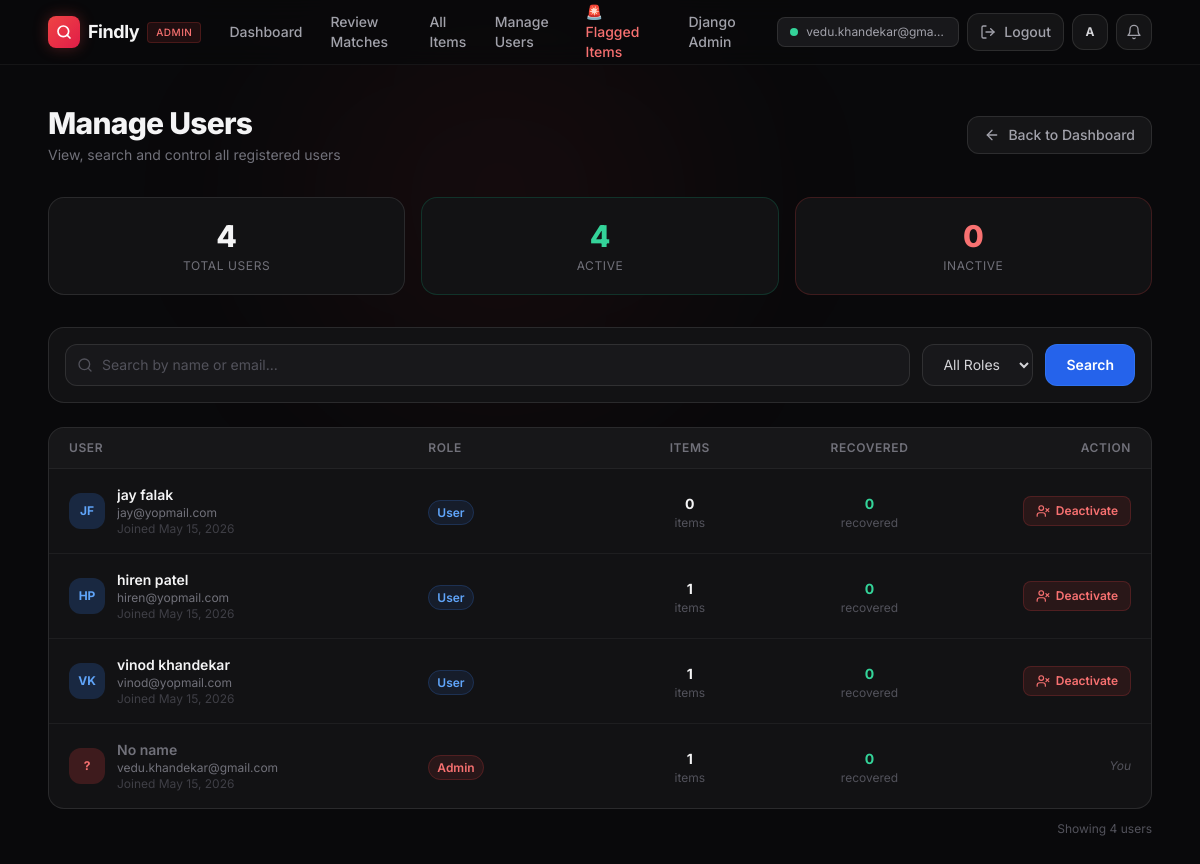
The app's page /found/manage-users/ (signed in) with its own data.
### core/models.py (models this page shows, shortened)
class User(AbstractBaseUser):
    ROLE_CHOICES = (
        ('Admin', 'Admin'),
        ('User', 'User'),
    )
    GENDER_CHOICES = (
        ('Male', 'Male'),
        ('Female', 'Female'),
        ('Other', 'Other'),
    )
    email = models.EmailField(unique=True)
    first_name = models.CharField(max_length=20, null=True, blank=True)
    last_name = models.CharField(max_length=20, null=True, blank=True)
    gender = models.CharField(max_length=10, choices=GENDER_CHOICES, null=True, blank=True)
    mobile = models.CharField(max_length=15, null=True, blank=True)
    role = models.CharField(max_length=20, choices=ROLE_CHOICES, default='User')
    rating_score = models.DecimalField(max_digits=3, decimal_places=2, default=5.00)
    profile_image = models.ImageField(upload_to='profile_images/', null=True, blank=True)
    reward_amount = models.DecimalField(max_digits=8, decimal_places=2, default=0.00)
    otp_code = models.CharField(max_length=6, null=True, blank=True)
    otp_created_at = models.DateTimeField(null=True, blank=True)
    is_active = models.BooleanField(default=False)  # User stays inactive until OTP is verified
    is_staff = models.BooleanField(default=False)
    is_admin = models.BooleanField(default=False)
    created_at = models.DateTimeField(auto_now_add=True)
    updated_at = models.DateTimeField(auto_now=True)
    objects = UserManager()
    USERNAME_FIELD = 'email'
    REQUIRED_FIELDS = []

### found/views.py (the view, shortened to what this page needs)
# urls.py: path('manage-users/', views.manageUsersView, name='manage_users'),
@login_required
def manageUsersView(request):
    if request.user.role != 'Admin':
        return redirect('core:home')
    search = request.GET.get('search', '').strip()
    role   = request.GET.get('role', '')
    users = User.objects.all().order_by('-created_at')
    if search:
        users = users.filter(
            Q(first_name__icontains=search) |
            Q(last_name__icontains=search)  |
            Q(email__icontains=search)
        )
    if role:
        users = users.filter(role=role)
    from django.db.models import Count
    users = users.annotate(
        total_items=Count('reported_items', distinct=True),
        recovered_items=Count(
            'reported_items',
            filter=Q(reported_items__status='Recovered'),
            distinct=True
        )
    )
    return render(request, 'found/manage_users.html', {
        'users':       users,
        'search':      search,
        'role_filter': role,
        'total_users': User.objects.count(),
        'active_users': User.objects.filter(is_active=True).count(),
        'inactive_users': User.objects.filter(is_active=False).count(),
    })

### templates/found/manage_users.html (shortened to what this page needs)
<!DOCTYPE html>
<html lang="en">
<head>
    <script src="https://cdn.tailwindcss.com"></script>
</head>
<body class="bg-[#09090B] text-zinc-50 font-sans antialiased min-h-screen">
{% include 'navbar_admin.html' %}
<main class="max-w-6xl mx-auto px-4 sm:px-6 py-10">
    <div class="flex items-center justify-between mb-8 flex-wrap gap-4">
        <div>
            <h1 class="text-3xl font-extrabold tracking-tight text-zinc-100">Manage Users</h1>
            <p class="text-zinc-500 text-sm mt-1">View, search and control all registered users</p>
        </div>
        <a href="{% url 'found:admin_dashboard' %}"
            class="inline-flex items-center gap-2 px-4 py-2 rounded-xl border border-white/10 bg-white/5 text-zinc-400 text-sm font-medium hover:text-zinc-200 transition-all">
            <i data-lucide="arrow-left" class="w-4 h-4"></i> Back to Dashboard
        </a>
    </div>
    <div class="grid grid-cols-3 gap-4 mb-8">
        <div class="bg-[#121214] border border-white/10 rounded-2xl p-5 text-center">
            <p class="text-3xl font-extrabold text-zinc-100 mb-1">{{ total_users }}</p>
            <p class="text-xs text-zinc-500 uppercase tracking-wider">Total Users</p>
        </div>
        <div class="bg-[#121214] border border-emerald-500/20 rounded-2xl p-5 text-center">
            <p class="text-3xl font-extrabold text-emerald-400 mb-1">{{ active_users }}</p>
            <p class="text-xs text-zinc-500 uppercase tracking-wider">Active</p>
        </div>
        <div class="bg-[#121214] border border-red-500/20 rounded-2xl p-5 text-center">
            <p class="text-3xl font-extrabold text-red-400 mb-1">{{ inactive_users }}</p>
            <p class="text-xs text-zinc-500 uppercase tracking-wider">Inactive</p>
        </div>
    </div>
    <form method="GET" class="bg-[#121214] border border-white/10 rounded-2xl p-4 mb-6 flex flex-col sm:flex-row gap-3">
        <div class="relative flex-1">
            <i data-lucide="search" class="absolute left-3 top-1/2 -translate-y-1/2 w-4 h-4 text-zinc-600"></i>
            <input type="text" name="search" value="{{ search }}" placeholder="Search by name or email..."
                class="w-full pl-9 pr-4 py-2.5 rounded-xl bg-zinc-900 border border-white/10 text-zinc-100 text-sm placeholder-zinc-600 focus:outline-none focus:border-blue-500/50 transition-all"/>
        </div>
        <select name="role"
            class="px-4 py-2.5 rounded-xl bg-zinc-900 border border-white/10 text-zinc-300 text-sm focus:outline-none focus:border-blue-500/50 transition-all">
            <option value="" {% if not role_filter %}selected{% endif %}>All Roles</option>
        </select>
        <button type="submit"
            class="px-5 py-2.5 rounded-xl bg-blue-600 hover:bg-blue-500 text-white text-sm font-semibold transition-all border border-blue-500/50">
            Search
        </button>
    </form>
    <div class="bg-[#121214] border border-white/10 rounded-2xl overflow-hidden">
        <div class="px-5 py-3 border-b border-white/5 bg-white/[0.02] grid grid-cols-12 gap-4 text-xs font-semibold text-zinc-500 uppercase tracking-wider">
            <div class="col-span-4">User</div>
            <div class="col-span-2">Role</div>
            <div class="col-span-2 text-center">Items</div>
            <div class="col-span-2 text-center">Recovered</div>
            <div class="col-span-2 text-right">Action</div>
        </div>
        {% if users %}
            <div class="divide-y divide-white/5">
                {% for user in users %}
                <div class="px-5 py-4 grid grid-cols-12 gap-4 items-center hover:bg-white/[0.02] transition-all">
                    <div class="col-span-4 flex items-center gap-3 min-w-0">
                        <div class="w-9 h-9 rounded-xl flex-shrink-0 overflow-hidden">
                            {% if user.profile_image %}
                                <img src="{{ user.profile_image.url }}" class="w-full h-full object-cover"/>
                            {% else %}
                                <div class="w-full h-full flex items-center justify-center text-xs font-bold
                                    {% if user.role == 'Admin' %}bg-red-500/20 text-red-400
                                    {% elif user.role == 'Finder' %}bg-emerald-500/20 text-emerald-400
                                    {% else %}bg-blue-500/20 text-blue-400{% endif %}">
                                    {{ user.first_name|default:"?"|first|upper }}{{ user.last_name|default:""|first|upper }}
                                </div>
                            {% endif %}
                        </div>
                        <div class="min-w-0">
                            <p class="text-sm font-semibold text-zinc-100 truncate">
                                {{ user.first_name|default:"" }} {{ user.last_name|default:"" }}
                                {% if not user.first_name and not user.last_name %}
                                    <span class="text-zinc-500">No name</span>
                                {% endif %}
                            </p>
                            <p class="text-xs text-zinc-500 truncate">{{ user.email }}</p>
                            <p class="text-xs text-zinc-700">Joined {{ user.created_at|date:"M d, Y" }}</p>
                        </div>
                    </div>
                    <div class="col-span-2">
                        <span class="px-2 py-1 rounded-full text-xs font-semibold
                            {% if user.role == 'Admin' %}bg-red-500/10 text-red-400 border border-red-500/20
                            {% elif user.role == 'Finder' %}bg-emerald-500/10 text-emerald-400 border border-emerald-500/20
                            {% else %}bg-blue-500/10 text-blue-400 border border-blue-500/20{% endif %}">
                            {{ user.role }}
                        </span>
                    </div>
                    <div class="col-span-2 text-center">
                        <span class="text-sm font-bold text-zinc-100">{{ user.total_items }}</span>
                        <p class="text-xs text-zinc-600">items</p>
                    </div>
                    <div class="col-span-2 text-center">
                        <span class="text-sm font-bold text-emerald-400">{{ user.recovered_items }}</span>
                        <p class="text-xs text-zinc-600">recovered</p>
                    </div>
                    <div class="col-span-2 flex justify-end">
                        {% if user != request.user %}
                            <form method="POST">
                                {% if user.is_active %}
                                    <button type="submit"
                                        class="inline-flex items-center gap-1.5 px-3 py-1.5 rounded-lg bg-red-500/10 hover:bg-red-500/20 text-red-400 text-xs font-semibold border border-red-500/20 transition-all"
                                        onclick="return confirm('Deactivate {{ user.email }}?')">
                                        <i data-lucide="user-x" class="w-3.5 h-3.5"></i> Deactivate
                                    </button>
                                {% endif %}
                            </form>
                        {% else %}
                            <span class="text-xs text-zinc-600 italic">You</span>
                        {% endif %}
                    </div>
                </div>
                {% endfor %}
            </div>
        {% endif %}
    </div>
    {% if users %}
        <p class="text-xs text-zinc-600 mt-3 text-right">
            Showing {{ users|length }} user{{ users|length|pluralize }}
        </p>
    {% endif %}
</main>
</body>
</html>

### templates/navbar_admin.html (shortened to what this page needs)
<header class="border-b border-white/5 bg-[#09090B]/80 backdrop-blur-md sticky top-0 z-50">
  <div class="max-w-6xl mx-auto px-4 sm:px-6 h-16 flex items-center justify-between gap-4">
    <a href="{% url 'found:admin_dashboard' %}" class="flex items-center gap-2 flex-shrink-0">
      <div class="w-8 h-8 rounded-lg bg-gradient-to-br from-red-500 to-rose-600 flex items-center justify-center shadow-[0_0_15px_rgba(239,68,68,0.3)]">
        <svg xmlns="http://www.w3.org/2000/svg" class="w-4 h-4 text-white" viewBox="0 0 24 24" fill="none" stroke="currentColor" stroke-width="2.5" stroke-linecap="round" stroke-linejoin="round"><circle cx="11" cy="11" r="8"/><path d="m21 21-4.35-4.35"/></svg>
      </div>
      <span class="text-lg font-bold tracking-tight text-zinc-100">Findly</span>
      <span class="hidden sm:block px-2 py-0.5 text-[10px] font-medium uppercase tracking-wider bg-red-500/10 text-red-400 rounded border border-red-500/20">Admin</span>
    </a>
    <nav class="hidden md:flex items-center gap-1">
      <a href="{% url 'found:admin_dashboard' %}"
        class="px-3 py-2 rounded-lg text-sm font-medium text-zinc-400 hover:text-zinc-100 hover:bg-white/5 transition-all">
        Dashboard
      </a>
      <a href="{% url 'found:review_match' %}"
        class="px-3 py-2 rounded-lg text-sm font-medium text-zinc-400 hover:text-zinc-100 hover:bg-white/5 transition-all">
        Review Matches
      </a>
      <a href="{% url 'core:search_items' %}"
        class="px-3 py-2 rounded-lg text-sm font-medium text-zinc-400 hover:text-zinc-100 hover:bg-white/5 transition-all">
        All Items
      </a>
      <a href="{% url 'found:manage_users' %}"
        class="px-3 py-2 rounded-lg text-sm font-medium text-zinc-400 hover:text-zinc-100 hover:bg-white/5 transition-all">
        Manage Users
      </a>
      <a href="{% url 'found:flagged_items' %}"
      class="px-3 py-2 rounded-lg text-sm font-medium text-red-400 hover:text-red-300 hover:bg-red-500/5 transition-all">
      🚨 Flagged Items
      </a>
      <a href="/admin/"
        class="px-3 py-2 rounded-lg text-sm font-medium text-zinc-400 hover:text-zinc-100 hover:bg-white/5 transition-all">
        Django Admin
      </a>
    </nav>
    <div class="flex items-center gap-2 flex-shrink-0">
      <div class="hidden sm:flex items-center gap-2 px-3 py-1.5 rounded-lg bg-zinc-900 border border-white/10">
        <div class="w-2 h-2 rounded-full bg-emerald-400 animate-pulse"></div>
        <span class="text-xs text-zinc-400 max-w-[140px] truncate">{{ request.user.email }}</span>
      </div>
      <a href="{% url 'core:logout' %}"
        class="inline-flex items-center gap-2 px-3 py-2 rounded-xl border border-white/10 bg-white/5 text-zinc-400 text-sm font-medium hover:text-red-400 hover:border-red-500/30 hover:bg-red-500/5 transition-all">
        <svg xmlns="http://www.w3.org/2000/svg" class="w-4 h-4" viewBox="0 0 24 24" fill="none" stroke="currentColor" stroke-width="2" stroke-linecap="round" stroke-linejoin="round"><path d="M9 21H5a2 2 0 0 1-2-2V5a2 2 0 0 1 2-2h4"/><polyline points="16 17 21 12 16 7"/><line x1="21" y1="12" x2="9" y2="12"/></svg>
        <span class="hidden sm:inline">Logout</span>
      </a>
      <a href="{% url 'core:profile' %}"
        class="relative inline-flex items-center justify-center w-9 h-9 rounded-xl border border-white/10 bg-white/5 hover:border-white/20 transition-all overflow-hidden">
        {% if request.user.profile_image %}
            <img src="{{ request.user.profile_image.url }}" class="w-full h-full object-cover"/>
        {% else %}
            <span class="text-xs font-bold text-zinc-300">
              {{ request.user.first_name|default:"A"|first|upper }}{{ request.user.last_name|default:""|first|upper }}
            </span>
        {% endif %}
      </a>
      <a href="{% url 'core:notifications' %}"
        class="relative inline-flex items-center justify-center w-9 h-9 rounded-xl border border-white/10 bg-white/5 text-zinc-400 hover:text-zinc-100 hover:border-white/20 transition-all">
        <svg xmlns="http://www.w3.org/2000/svg" class="w-4 h-4" viewBox="0 0 24 24" fill="none" stroke="currentColor" stroke-width="2" stroke-linecap="round" stroke-linejoin="round"><path d="M18 8A6 6 0 0 0 6 8c0 7-3 9-3 9h18s-3-2-3-9"/><path d="M13.73 21a2 2 0 0 1-3.46 0"/></svg>
      </a>
    </div>
  </div>
</header>

### records on screen
User: user.email "vedu.khandekar@gma…", user.first_name|first "A", first_name|first "?", shows "No name", email "vedu.khandekar@gmail.com", created_at "May 15, 2026", role "Admin", total_items "1", recovered_items "0", shows "You"
User: first_name|first "J", last_name|first "F", first_name "jay", last_name "falak", email "jay@yopmail.com", created_at "May 15, 2026", role "User", total_items "0", recovered_items "0"
User: first_name|first "H", last_name|first "P", first_name "hiren", last_name "patel", email "hiren@yopmail.com", created_at "May 15, 2026", role "User", total_items "1", recovered_items "0"
User: first_name|first "V", last_name|first "K", first_name "vinod", last_name "khandekar", email "vinod@yopmail.com", created_at "May 15, 2026", role "User", total_items "1", recovered_items "0"

### other values on screen
{{ total_users }} "4"
{{ active_users }} "4"
{{ inactive_users }} "0"
{{ users|length }} "4"
